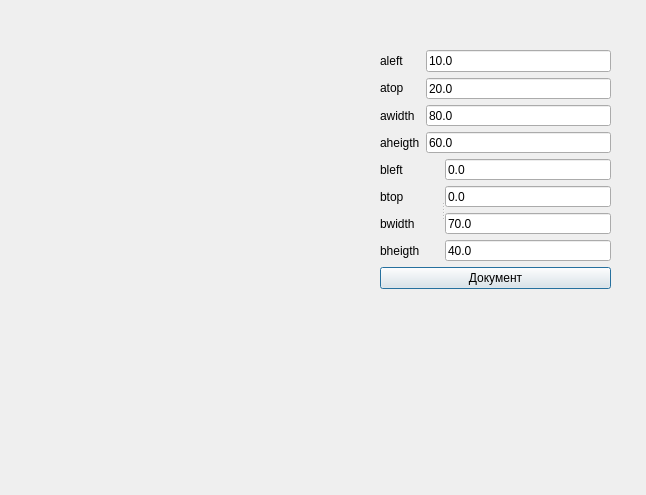
<?xml version="1.0" encoding="UTF-8"?>
<ui version="4.0">
 <class>Dialog</class>
 <widget class="QDialog" name="Dialog">
  <property name="geometry">
   <rect>
    <x>0</x>
    <y>0</y>
    <width>646</width>
    <height>495</height>
   </rect>
  </property>
  <property name="windowTitle">
   <string>Dialog</string>
  </property>
  <widget class="QWidget" name="layoutWidget">
   <property name="geometry">
    <rect>
     <x>380</x>
     <y>50</y>
     <width>231</width>
     <height>239</height>
    </rect>
   </property>
   <layout class="QVBoxLayout" name="verticalLayout_6">
    <item>
     <layout class="QHBoxLayout" name="horizontalLayout_2">
      <item>
       <layout class="QVBoxLayout" name="verticalLayout_3">
        <item>
         <widget class="QLabel" name="label">
          <property name="text">
           <string>aleft</string>
          </property>
         </widget>
        </item>
        <item>
         <widget class="QLabel" name="label_4">
          <property name="text">
           <string>atop</string>
          </property>
         </widget>
        </item>
        <item>
         <widget class="QLabel" name="label_5">
          <property name="text">
           <string>awidth</string>
          </property>
         </widget>
        </item>
        <item>
         <widget class="QLabel" name="label_6">
          <property name="text">
           <string>aheigth</string>
          </property>
         </widget>
        </item>
       </layout>
      </item>
      <item>
       <layout class="QVBoxLayout" name="verticalLayout_4">
        <item>
         <widget class="QLineEdit" name="targer_aleft">
          <property name="text">
           <string>10.0</string>
          </property>
         </widget>
        </item>
        <item>
         <widget class="QLineEdit" name="targer_atop">
          <property name="text">
           <string>20.0</string>
          </property>
         </widget>
        </item>
        <item>
         <widget class="QLineEdit" name="targer_awidth">
          <property name="text">
           <string>80.0</string>
          </property>
         </widget>
        </item>
        <item>
         <widget class="QLineEdit" name="targer_aheigth">
          <property name="text">
           <string>60.0</string>
          </property>
         </widget>
        </item>
       </layout>
      </item>
     </layout>
    </item>
    <item>
     <widget class="QSplitter" name="splitter">
      <property name="orientation">
       <enum>Qt::Horizontal</enum>
      </property>
      <widget class="QWidget" name="layoutWidget_2">
       <layout class="QVBoxLayout" name="verticalLayout_2">
        <item>
         <widget class="QLabel" name="label_7">
          <property name="text">
           <string>bleft</string>
          </property>
         </widget>
        </item>
        <item>
         <widget class="QLabel" name="label_8">
          <property name="text">
           <string>btop</string>
          </property>
         </widget>
        </item>
        <item>
         <widget class="QLabel" name="label_9">
          <property name="text">
           <string>bwidth</string>
          </property>
         </widget>
        </item>
        <item>
         <widget class="QLabel" name="label_10">
          <property name="text">
           <string>bheigth</string>
          </property>
         </widget>
        </item>
       </layout>
      </widget>
      <widget class="QWidget" name="layoutWidget_3">
       <layout class="QVBoxLayout" name="verticalLayout_5">
        <item>
         <widget class="QLineEdit" name="source_bleft">
          <property name="text">
           <string>0.0</string>
          </property>
         </widget>
        </item>
        <item>
         <widget class="QLineEdit" name="source_btop">
          <property name="text">
           <string>0.0</string>
          </property>
         </widget>
        </item>
        <item>
         <widget class="QLineEdit" name="source_bwidth">
          <property name="text">
           <string>70.0</string>
          </property>
         </widget>
        </item>
        <item>
         <widget class="QLineEdit" name="source_bheigth">
          <property name="text">
           <string>40.0</string>
          </property>
         </widget>
        </item>
       </layout>
      </widget>
     </widget>
    </item>
    <item>
     <widget class="QPushButton" name="create">
      <property name="text">
       <string>Документ</string>
      </property>
     </widget>
    </item>
   </layout>
  </widget>
 </widget>
 <resources/>
 <connections/>
</ui>
